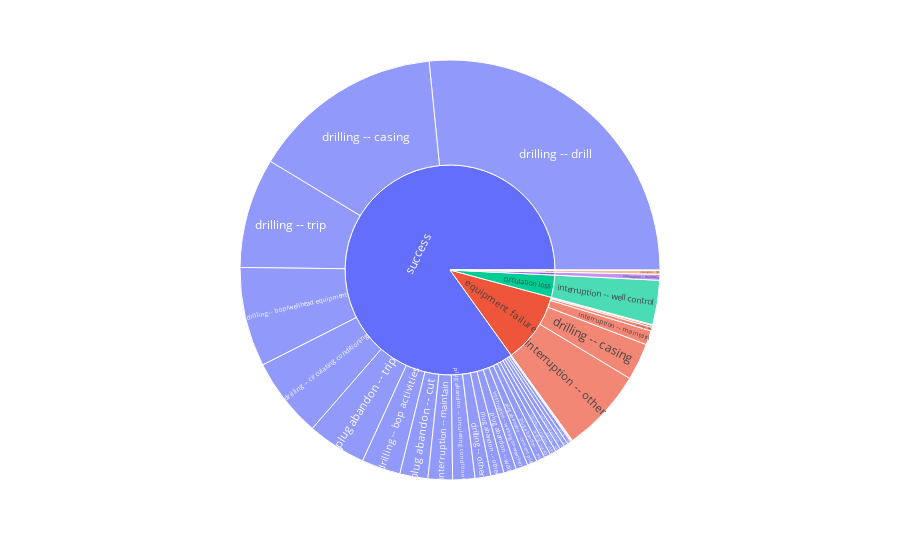

The notebook cell saved with this chart:
### Code cell
from utils.daily_operation_report import daily_report_sun
daily_report_sun('15_9-F_15')

### Figure 1 — Plotly figure (JSON) as saved in the notebook; plotly's stock layout.template omitted (floating-point values rounded to 4 significant figures)
{"data": [{"branchvalues": "total", "domain": {"x": [0, 1], "y": [0, 1]}, "hovertemplate": "labels=%{label}<br>Duration=%{value}<br>parent=%{parent}<br>id=%{id}<extra></extra>", "ids": ["success/drilling -- bop activities", "success/drilling -- bop/wellhead equipment", "equipment failure/drilling -- casing", "success/drilling -- casing", "success/drilling -- circulating conditioning", "equipment failure/drilling -- drill", "success/drilling -- drill", "success/drilling -- other", "success/drilling -- ream", "success/drilling -- survey", "success/drilling -- trip", "success/drilling -- wait", "success/formation evaluation -- log", "success/formation evaluation -- rft/fit", "stuck equipment/interruption -- fish", "equipment failure/interruption -- maintain", "operation failed/interruption -- maintain", "success/interruption -- maintain", "equipment failure/interruption -- other", "mud loss/interruption -- other", "equipment failure/interruption -- repair", "success/interruption -- wait", "success/interruption -- waiting on weather", "circulation loss/interruption -- well control", "success/moving -- position", "success/moving -- skid", "success/plug abandon -- cement plug", "success/plug abandon -- circulating conditioning", "equipment failure/plug abandon -- cut", "success/plug abandon -- cut", "success/plug abandon -- mechanical plug", "success/plug abandon -- mill", "success/plug abandon -- other", "success/plug abandon -- trip", "success/plug abandon -- wait", "circulation loss", "equipment failure", "mud loss", "operation failed", "stuck equipment", "success"], "labels": ["drilling -- bop activities", "drilling -- bop/wellhead equipment", "drilling -- casing", "drilling -- casing", "drilling -- circulating conditioning", "drilling -- drill", "drilling -- drill", "drilling -- other", "drilling -- ream", "drilling -- survey", "drilling -- trip", "drilling -- wait", "formation evaluation -- log", "formation evaluation -- rft/fit", "interruption -- fish", "interruption -- maintain", "interruption -- maintain", "interruption -- maintain", "interruption -- other", "interruption -- other", "interruption -- repair", "interruption -- wait", "interruption -- waiting on weather", "interruption -- well control", "moving -- position", "moving -- skid", "plug abandon -- cement plug", "plug abandon -- circulating conditioning", "plug abandon -- cut", "plug abandon -- cut", "plug abandon -- mechanical plug", "plug abandon -- mill", "plug abandon -- other", "plug abandon -- trip", "plug abandon -- wait", "circulation loss", "equipment failure", "mud loss", "operation failed", "stuck equipment", "success"], "name": "", "parents": ["success", "success", "equipment failure", "success", "success", "equipment failure", "success", "success", "success", "success", "success", "success", "success", "success", "stuck equipment", "equipment failure", "operation failed", "success", "equipment failure", "mud loss", "equipment failure", "success", "success", "circulation loss", "success", "success", "success", "success", "equipment failure", "success", "success", "success", "success", "success", "success", "", "", "", "", "", ""], "type": "sunburst", "values": [154800000000000, 396000000000000, 147600000000000, 762300000000000, 317700000000000, 14400000000000, 1374240000000000, 63000000000000, 14400000000000, 25200000000000, 437400000000000, 19800000000000, 19800000000000, 24300000000000, 15300000000000, 56700000000000, 23400000000000, 97200000000000, 333000000000000, 1800000000000, 7200000000000, 2700000000000, 47700000000000, 176400000000000, 3600000000000, 16200000000000, 38700000000000, 88200000000000, 3600000000000, 111600000000000, 1800000000000, 34200000000000, 52200000000000, 234900000000000, 50400000000000, 176400000000000, 562500000000000, 1800000000000, 23400000000000, 15300000000000, 4388340000000000]}], "layout": {"legend": {"tracegroupgap": 0}, "margin": {"t": 60}}}
